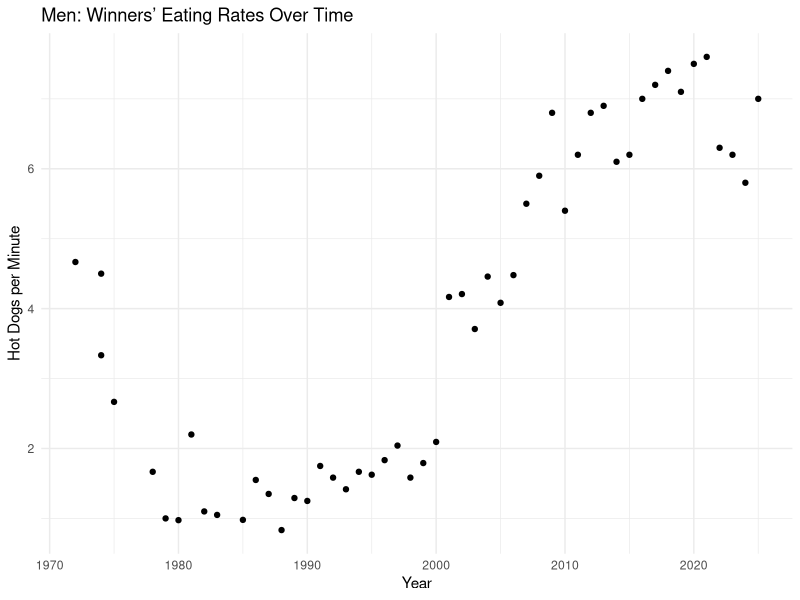

The R script that drew this image:
## ---- chunk 1
#| label: setup
#| include: false

library(tidyverse)
library(readr)

hotdog_clean <- read_csv("../../hotdogs/hotdog_clean.csv")

hotdog_men <- hotdog_clean |> filter(Sex == 1)
hotdog_women <- hotdog_clean |> filter(Sex == 0)

hotdog_men <- hotdog_men |> mutate(Hotdogs_per_minute = Dogs / Time)
hotdog_women <- hotdog_women |> mutate(Hotdogs_per_minute = Dogs / Time)

men_max_year <- hotdog_men |> slice_max(Hotdogs_per_minute, n = 1) |> pull(Year)
## ---- chunk 2
#| label: anchor
ggplot(hotdog_men, aes(x = Year, y = Hotdogs_per_minute)) +
  geom_point() +
  labs(title = "Men: Winners’ Eating Rates Over Time",
    x = "Year",
    y = "Hot Dogs per Minute") +
  theme_minimal()
